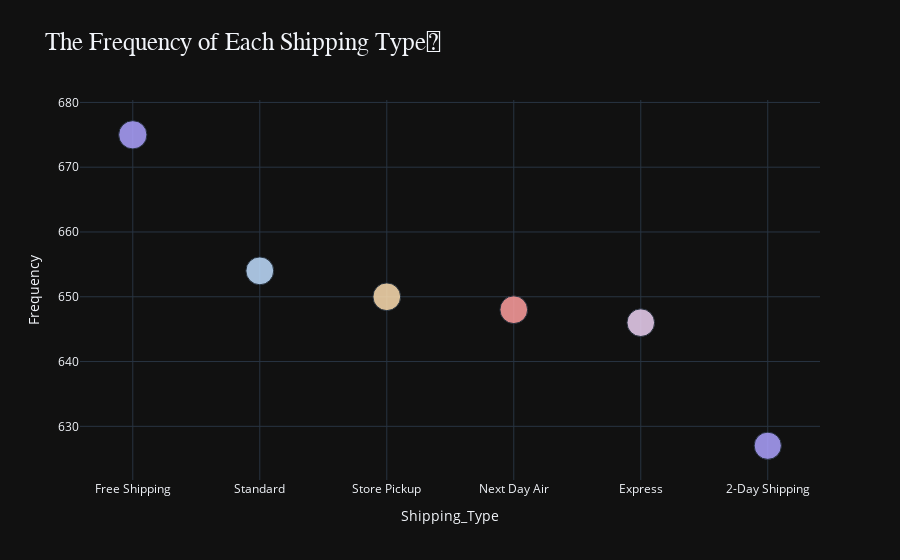

The notebook cell saved with this chart:
### Code cell
fig = px.scatter(dfshipping_type, 
                size = dfshipping_type,
                color=dfshipping_type.index,
                template="plotly_dark",
                labels={"value" : "Frequency", "index" : "Shipping Type"},
                color_discrete_sequence=["#ADA2FF", "#C0DEFF", "#FCDDB0", "#FF9F9F", "#EDD2F3"],
                title="The Frequency of Each Shipping Type🛒",
                opacity=0.85)


fig.update_layout(showlegend=  False,
                 title = {
                     "font" : {
                         "size"  :25,
                         "family" : "tahoma"
                     }
                 }
)
fig.update_traces(
                 hovertemplate = "Shipping Type: %{x}<br>Popularity: %{y}"
                 )
iplot(fig)

### Figure 1 — Plotly figure (JSON) as saved in the notebook; plotly's stock layout.template omitted (floating-point values rounded to 4 significant figures)
{"data": [{"hovertemplate": "Shipping Type: %{x}<br>Popularity: %{y}", "legendgroup": "Free Shipping", "marker": {"color": "#ADA2FF", "opacity": 0.85, "size": [675], "sizemode": "area", "sizeref": 1.688, "symbol": "circle"}, "mode": "markers", "name": "Free Shipping", "orientation": "v", "showlegend": true, "type": "scatter", "x": ["Free Shipping"], "xaxis": "x", "y": [675], "yaxis": "y"}, {"hovertemplate": "Shipping Type: %{x}<br>Popularity: %{y}", "legendgroup": "Standard", "marker": {"color": "#C0DEFF", "opacity": 0.85, "size": [654], "sizemode": "area", "sizeref": 1.688, "symbol": "circle"}, "mode": "markers", "name": "Standard", "orientation": "v", "showlegend": true, "type": "scatter", "x": ["Standard"], "xaxis": "x", "y": [654], "yaxis": "y"}, {"hovertemplate": "Shipping Type: %{x}<br>Popularity: %{y}", "legendgroup": "Store Pickup", "marker": {"color": "#FCDDB0", "opacity": 0.85, "size": [650], "sizemode": "area", "sizeref": 1.688, "symbol": "circle"}, "mode": "markers", "name": "Store Pickup", "orientation": "v", "showlegend": true, "type": "scatter", "x": ["Store Pickup"], "xaxis": "x", "y": [650], "yaxis": "y"}, {"hovertemplate": "Shipping Type: %{x}<br>Popularity: %{y}", "legendgroup": "Next Day Air", "marker": {"color": "#FF9F9F", "opacity": 0.85, "size": [648], "sizemode": "area", "sizeref": 1.688, "symbol": "circle"}, "mode": "markers", "name": "Next Day Air", "orientation": "v", "showlegend": true, "type": "scatter", "x": ["Next Day Air"], "xaxis": "x", "y": [648], "yaxis": "y"}, {"hovertemplate": "Shipping Type: %{x}<br>Popularity: %{y}", "legendgroup": "Express", "marker": {"color": "#EDD2F3", "opacity": 0.85, "size": [646], "sizemode": "area", "sizeref": 1.688, "symbol": "circle"}, "mode": "markers", "name": "Express", "orientation": "v", "showlegend": true, "type": "scatter", "x": ["Express"], "xaxis": "x", "y": [646], "yaxis": "y"}, {"hovertemplate": "Shipping Type: %{x}<br>Popularity: %{y}", "legendgroup": "2-Day Shipping", "marker": {"color": "#ADA2FF", "opacity": 0.85, "size": [627], "sizemode": "area", "sizeref": 1.688, "symbol": "circle"}, "mode": "markers", "name": "2-Day Shipping", "orientation": "v", "showlegend": true, "type": "scatter", "x": ["2-Day Shipping"], "xaxis": "x", "y": [627], "yaxis": "y"}], "layout": {"legend": {"itemsizing": "constant", "title": {"text": "Shipping_Type"}, "tracegroupgap": 0}, "showlegend": false, "title": {"font": {"family": "tahoma", "size": 25}, "text": "The Frequency of Each Shipping Type🛒"}, "xaxis": {"anchor": "y", "categoryarray": ["Free Shipping", "Standard", "Store Pickup", "Next Day Air", "Express", "2-Day Shipping"], "categoryorder": "array", "domain": [0, 1], "title": {"text": "Shipping_Type"}}, "yaxis": {"anchor": "x", "domain": [0, 1], "title": {"text": "Frequency"}}}}
